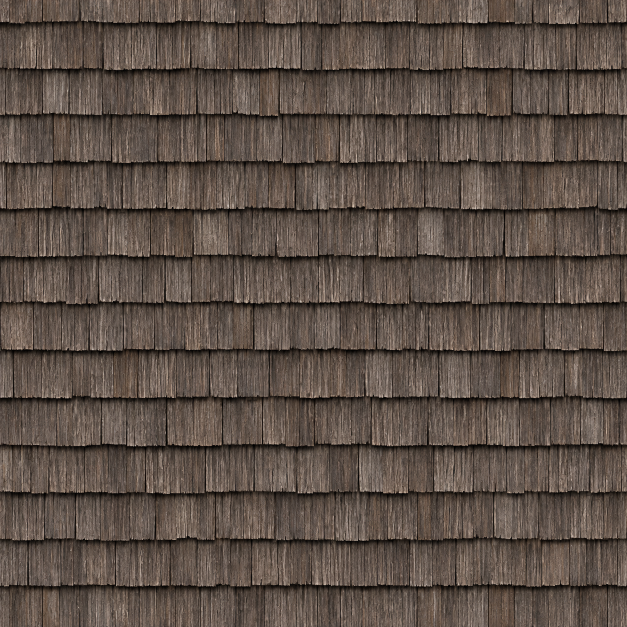
#> input picture viewer/assets/afrika-koyu-roof-shingles-v1.png, 1254 x 1254 px (shown at 1/2 size); its folder holds only this picture in this run
$ python prepare_cafe_textures.py
#> lines starting #> are read from the running program, lines starting #| are printed output that depends on the picture
"""Encode opaque presentation textures for the small cafe glTF derivative."""
from pathlib import Path
import hashlib,json
from PIL import Image
HERE=Path(__file__).resolve().parent;ROOT=HERE.parents[2]
target=HERE/'textures';target.mkdir(exist_ok=True)
records=[]
for name in ['afrika-koyu-roof-shingles-v1','savanna-platform-wood-v1','woodland-stone-path-v1']:
    source=ROOT/'viewer/assets'/f'{name}.png';image=Image.open(source).convert('RGB');image.thumbnail((512,512),Image.Resampling.LANCZOS)
#> further down, image is the input picture: PIL image 1254x1254 RGB; mean R, G, B 92.8, 79.8, 71.3
#> after `image.thumbnail((512, 512), Image.Resampling.LANCZOS)`:
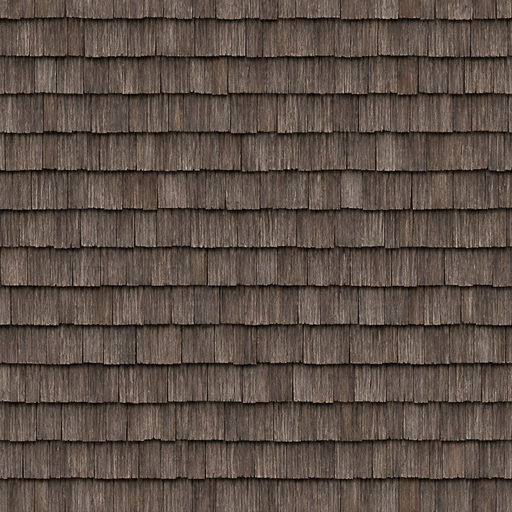
#> image: PIL image 512x512 RGB; mean R, G, B 92.8, 79.8, 71.3
#> (the run stopped early here; a loop or call above may not have finished)
